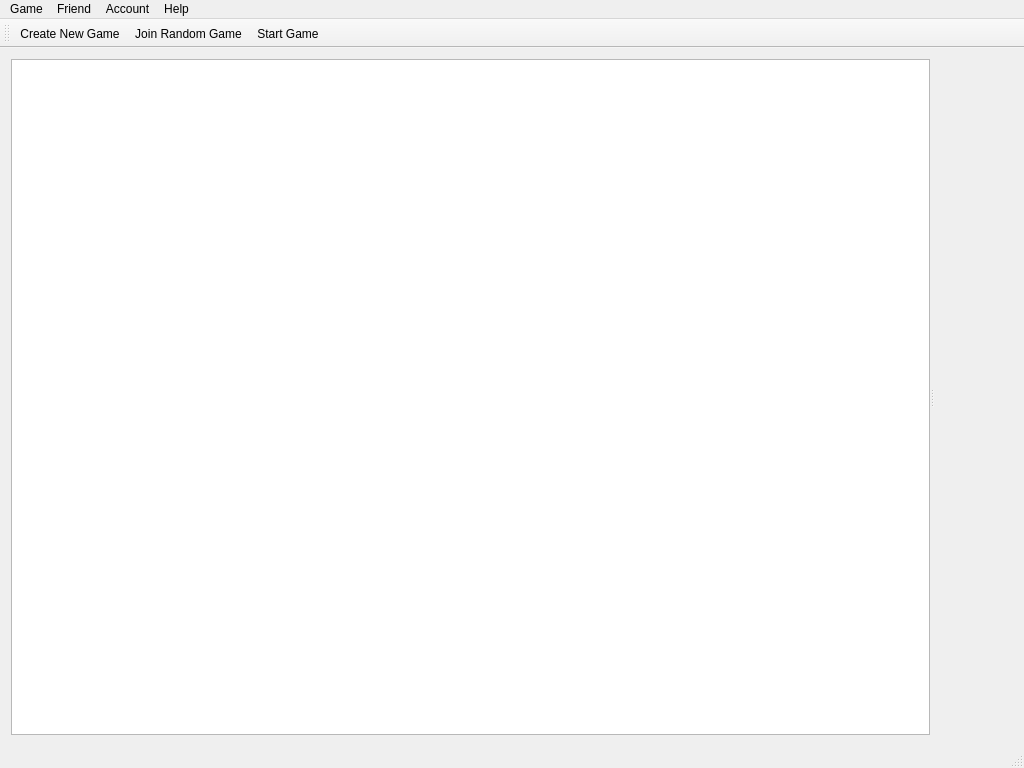
<?xml version="1.0" encoding="UTF-8"?>
<ui version="4.0">
 <class>MainWindow</class>
 <widget class="QMainWindow" name="MainWindow">
  <property name="geometry">
   <rect>
    <x>0</x>
    <y>0</y>
    <width>1024</width>
    <height>768</height>
   </rect>
  </property>
  <property name="windowTitle">
   <string>MainWindow</string>
  </property>
  <widget class="QWidget" name="centralWidget">
   <layout class="QVBoxLayout" name="verticalLayout_2">
    <item>
     <widget class="QSplitter" name="splitter">
      <property name="orientation">
       <enum>Qt::Horizontal</enum>
      </property>
      <widget class="QListView" name="listView"/>
      <widget class="QWidget" name="verticalLayoutWidget">
       <layout class="QVBoxLayout" name="panel_container"/>
      </widget>
     </widget>
    </item>
   </layout>
  </widget>
  <widget class="QMenuBar" name="menuBar">
   <property name="geometry">
    <rect>
     <x>0</x>
     <y>0</y>
     <width>1024</width>
     <height>22</height>
    </rect>
   </property>
   <widget class="QMenu" name="menuFile">
    <property name="title">
     <string>Game</string>
    </property>
    <addaction name="actionCreate_New_Game"/>
    <addaction name="actionJoin_Random_Game"/>
    <addaction name="actionStart_Game"/>
    <addaction name="separator"/>
    <addaction name="actionExit"/>
   </widget>
   <widget class="QMenu" name="menuHelp">
    <property name="title">
     <string>Friend</string>
    </property>
   </widget>
   <widget class="QMenu" name="menuHelp_2">
    <property name="title">
     <string>Account</string>
    </property>
   </widget>
   <widget class="QMenu" name="menuHelp_3">
    <property name="title">
     <string>Help</string>
    </property>
   </widget>
   <addaction name="menuFile"/>
   <addaction name="menuHelp"/>
   <addaction name="menuHelp_2"/>
   <addaction name="menuHelp_3"/>
  </widget>
  <widget class="QToolBar" name="mainToolBar">
   <attribute name="toolBarArea">
    <enum>TopToolBarArea</enum>
   </attribute>
   <attribute name="toolBarBreak">
    <bool>false</bool>
   </attribute>
   <addaction name="actionCreate_New_Game"/>
   <addaction name="actionJoin_Random_Game"/>
   <addaction name="actionStart_Game"/>
  </widget>
  <widget class="QStatusBar" name="statusBar"/>
  <action name="actionCreate_New_Game">
   <property name="text">
    <string>Create New Game</string>
   </property>
  </action>
  <action name="actionJoin_Random_Game">
   <property name="text">
    <string>Join Random Game</string>
   </property>
  </action>
  <action name="actionExit">
   <property name="text">
    <string>Exit</string>
   </property>
  </action>
  <action name="actionStart_Game">
   <property name="text">
    <string>Start Game</string>
   </property>
  </action>
 </widget>
 <layoutdefault spacing="6" margin="11"/>
 <resources/>
 <connections/>
</ui>
